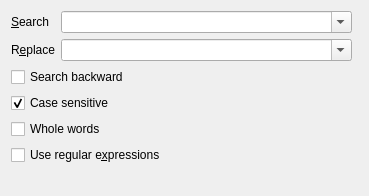
<?xml version="1.0" encoding="UTF-8"?>
<ui version="4.0">
 <class>SearchDialog</class>
 <widget class="QDialog" name="SearchDialog">
  <property name="geometry">
   <rect>
    <x>0</x>
    <y>0</y>
    <width>369</width>
    <height>184</height>
   </rect>
  </property>
  <property name="windowTitle">
   <string>Search...</string>
  </property>
  <layout class="QGridLayout" name="gridLayout">
   <item row="0" column="0">
    <widget class="QLabel" name="label">
     <property name="text">
      <string>&amp;Search</string>
     </property>
     <property name="buddy">
      <cstring>searchComboBox</cstring>
     </property>
    </widget>
   </item>
   <item row="0" column="1">
    <widget class="QComboBox" name="searchComboBox">
     <property name="sizePolicy">
      <sizepolicy hsizetype="Expanding" vsizetype="Fixed">
       <horstretch>0</horstretch>
       <verstretch>0</verstretch>
      </sizepolicy>
     </property>
     <property name="editable">
      <bool>true</bool>
     </property>
    </widget>
   </item>
   <item row="0" column="2" rowspan="9">
    <widget class="QDialogButtonBox" name="buttonBox">
     <property name="orientation">
      <enum>Qt::Vertical</enum>
     </property>
    </widget>
   </item>
   <item row="1" column="0">
    <widget class="QLabel" name="label_2">
     <property name="text">
      <string>R&amp;eplace</string>
     </property>
     <property name="buddy">
      <cstring>replaceComboBox</cstring>
     </property>
    </widget>
   </item>
   <item row="1" column="1">
    <widget class="QComboBox" name="replaceComboBox">
     <property name="sizePolicy">
      <sizepolicy hsizetype="Expanding" vsizetype="Fixed">
       <horstretch>0</horstretch>
       <verstretch>0</verstretch>
      </sizepolicy>
     </property>
     <property name="editable">
      <bool>true</bool>
     </property>
    </widget>
   </item>
   <item row="6" column="0" rowspan="3" colspan="2">
    <spacer name="verticalSpacer">
     <property name="orientation">
      <enum>Qt::Vertical</enum>
     </property>
     <property name="sizeHint" stdset="0">
      <size>
       <width>20</width>
       <height>40</height>
      </size>
     </property>
    </spacer>
   </item>
   <item row="2" column="0" colspan="2">
    <widget class="QCheckBox" name="backwardCheckBox">
     <property name="text">
      <string>Search backward</string>
     </property>
    </widget>
   </item>
   <item row="4" column="0" colspan="2">
    <widget class="QCheckBox" name="wholeWordsCheckBox">
     <property name="text">
      <string>Whole words</string>
     </property>
    </widget>
   </item>
   <item row="5" column="0" colspan="2">
    <widget class="QCheckBox" name="regExpCheckBox">
     <property name="text">
      <string>Use regular e&amp;xpressions</string>
     </property>
    </widget>
   </item>
   <item row="3" column="0" colspan="2">
    <widget class="QCheckBox" name="caseSensitiveCheckBox">
     <property name="text">
      <string>Case sensitive</string>
     </property>
     <property name="checked">
      <bool>true</bool>
     </property>
    </widget>
   </item>
   <item row="9" column="0" colspan="2">
    <widget class="QLabel" name="infosLabel"/>
   </item>
  </layout>
 </widget>
 <resources/>
 <connections>
  <connection>
   <sender>buttonBox</sender>
   <signal>accepted()</signal>
   <receiver>SearchDialog</receiver>
   <slot>accept()</slot>
   <hints>
    <hint type="sourcelabel">
     <x>267</x>
     <y>132</y>
    </hint>
    <hint type="destinationlabel">
     <x>157</x>
     <y>274</y>
    </hint>
   </hints>
  </connection>
  <connection>
   <sender>buttonBox</sender>
   <signal>rejected()</signal>
   <receiver>SearchDialog</receiver>
   <slot>reject()</slot>
   <hints>
    <hint type="sourcelabel">
     <x>267</x>
     <y>132</y>
    </hint>
    <hint type="destinationlabel">
     <x>286</x>
     <y>274</y>
    </hint>
   </hints>
  </connection>
 </connections>
</ui>
